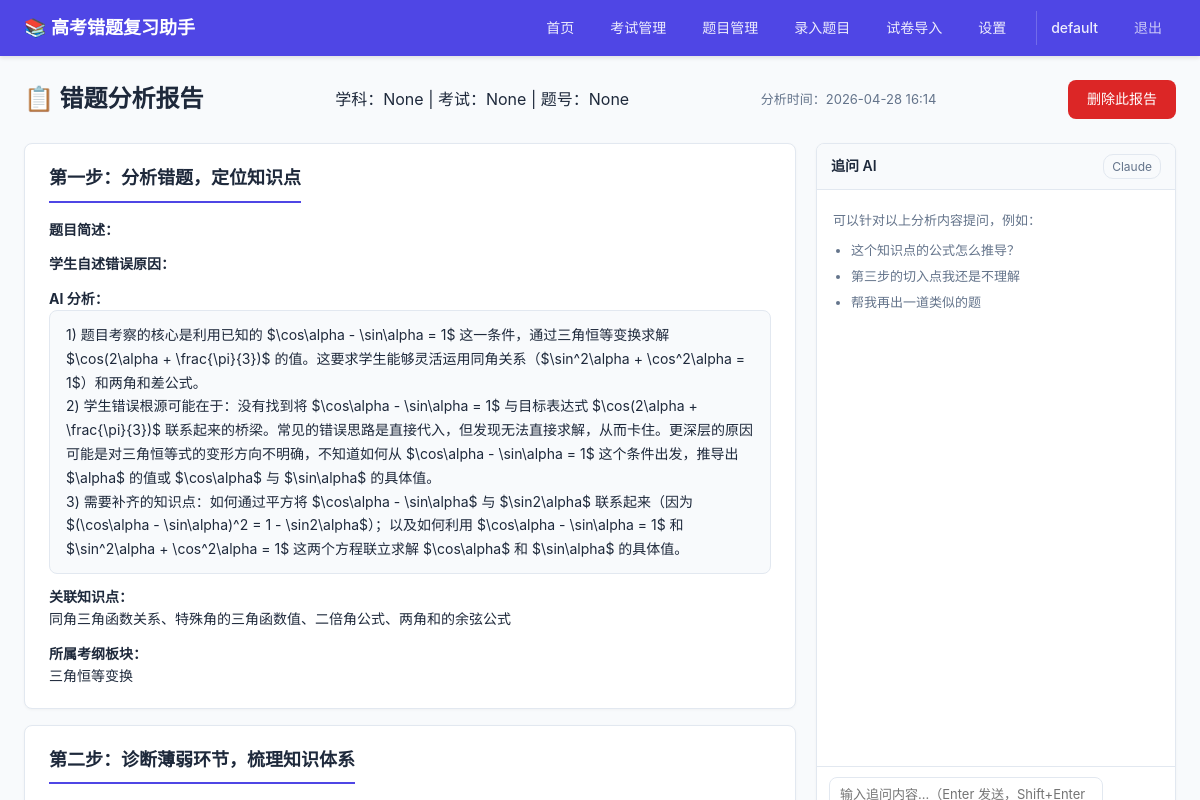
The page /analysis/1 (signed in, upper part) on the database as committed earlier.
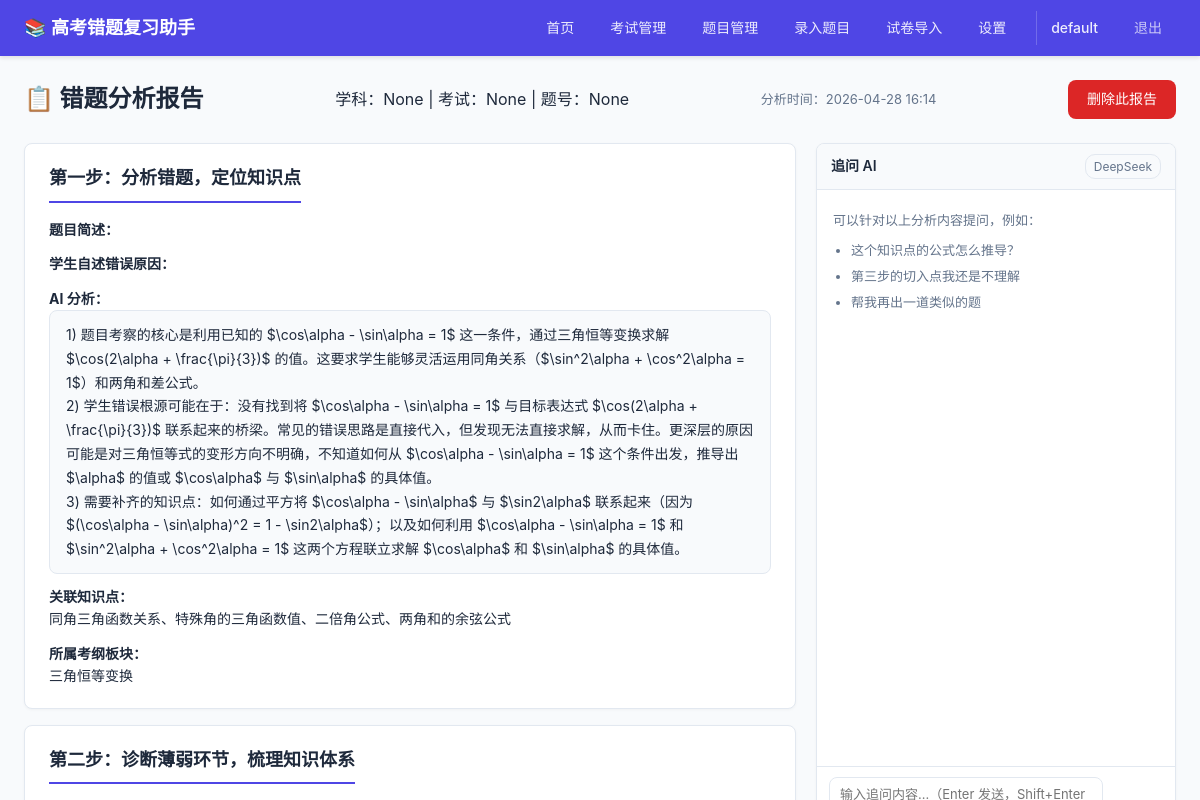
The same page on the database as committed later.
### tables this page shows
CREATE TABLE "settings" (
                id          INTEGER PRIMARY KEY AUTOINCREMENT,
                user_id     INTEGER NOT NULL DEFAULT 1,
                key         TEXT    NOT NULL,
                value       TEXT    NOT NULL,
                updated_at  TIMESTAMP DEFAULT CURRENT_TIMESTAMP,
                UNIQUE(user_id, key)
            );

### routes/analysis.py (the view)
@analysis_bp.route('/analysis/<int:analysis_id>')
@login_required
def view_analysis(analysis_id):
    user_id = session['user_id']
    analysis = get_analysis(analysis_id, user_id=user_id)
    if not analysis:
        flash('分析记录不存在或无权访问', 'error')
        return redirect(url_for('questions.list_questions'))
    from models.practice import get_practices_by_analysis
    from models.settings import get_analysis_method
    practices = get_practices_by_analysis(analysis_id)
    _MODE_LABELS = {
        'deepseek':    'DeepSeek',
        'anthropic':   'Claude',
        'doubao_seed': 'Doubao',
    }
    current_mode = get_analysis_method(user_id=user_id)
    chat_model = _MODE_LABELS.get(current_mode, current_mode)
    def safe_json(raw):
        if not raw:
            return None
        try:
            return json.loads(raw)
        except json.JSONDecodeError:
            return None
    return render_template('analysis/result.html', analysis=analysis, practices=practices,
                           chats=get_chats(analysis_id, user_id),
                           chat_model=chat_model,
                           step1=safe_json(analysis['step1_data']),
                           step2=safe_json(analysis['step2_data']),
                           step3=safe_json(analysis['step3_data']),
                           step4=safe_json(analysis['step4_data']))

### app.py (called while the page is built)
def localtime_filter(value, fmt='%Y-%m-%d %H:%M'):
    if not value:
        return ''
    try:
        dt = datetime.strptime(str(value)[:19], '%Y-%m-%d %H:%M:%S')
        dt = dt.replace(tzinfo=ZoneInfo('UTC')).astimezone(SHANGHAI_TZ)
        return dt.strftime(fmt)
    except (ValueError, TypeError):
        return str(value)

@app.before_request
def load_logged_in_user():
    user_id = session.get('user_id')
    g.current_user = get_user_by_id(user_id) if user_id else None

@app.context_processor
def inject_global_template_vars():
    return {
        'current_user': g.get('current_user'),
    }

### database/__init__.py (called while the page is built)
def get_db():
    if 'db' not in g:
        g.db = sqlite3.connect(DATABASE_PATH)
        g.db.row_factory = sqlite3.Row
        g.db.execute("PRAGMA foreign_keys = ON")
    return g.db

### models/analysis_chat.py (called while the page is built)
def get_chats(analysis_id, user_id):
    db = get_db()
    rows = db.execute(
        "SELECT role, content, created_at FROM analysis_chats "
        "WHERE analysis_id = ? AND user_id = ? ORDER BY created_at",
        (analysis_id, user_id)
    ).fetchall()
    return [dict(r) for r in rows]

### templates/analysis/result.html (shortened to what this page needs)
{% extends "base.html" %}
{% block content %}
<div class="page-header">
    <h1>📋 错题分析报告</h1>
    <p>学科：{{ analysis.subject_name }} | 考试：{{ analysis.exam_name }} | 题号：{{ analysis.question_number }}{{ analysis.sub_label or '' }}</p>
    <p class="analysis-date">分析时间：{{ analysis.created_at|localtime }}{% if analysis.model %} | 分析模型：{{ analysis.model }}{% endif %}</p>
    <div class="header-actions">
        <form method="POST" action="{{ url_for('analysis.delete_analysis_route', analysis_id=analysis.id) }}" onsubmit="return confirm('确定删除这条分析记录吗？')">
            <button type="submit" class="btn btn-danger">删除此报告</button>
        </form>
    </div>
</div>
<div class="analysis-layout">
    <div class="analysis-main">
        {% if step1 %}
        <div class="card">
            <h2>{{ step1.title }}</h2>
            <div class="analysis-section">
                <div class="field-item">
                    <strong>题目简述：</strong>
                </div>
                <div class="field-item">
                    <strong>学生自述错误原因：</strong>
                </div>
                <div class="field-item">
                    <strong>AI 分析：</strong>
                    <div class="analysis-text">{{ step1.ai_analysis }}</div>
                </div>
                <div class="field-item">
                    <strong>关联知识点：</strong>
                    <p>{{ step1.knowledge_points }}</p>
                </div>
                <div class="field-item">
                    <strong>所属考纲板块：</strong>
                    <p>{{ step1.syllabus_section }}</p>
                </div>
            </div>
        </div>
        {% endif %}
        {% if step2 %}
        <div class="card">
            <h2>{{ step2.title }}</h2>
        </div>
        {% endif %}
    </div>
    <div class="analysis-chat">
        <div class="chat-panel">
            <div class="chat-panel-header">
                <span>追问 AI</span>
                <span class="chat-model-badge">{{ chat_model }}</span>
            </div>
            <div class="chat-messages" id="chatMessages">
                {% if not chats %}
                <div class="chat-empty" id="chatEmpty">
                    <p>可以针对以上分析内容提问，例如：</p>
                    <ul>
                        <li>这个知识点的公式怎么推导？</li>
                        <li>第三步的切入点我还是不理解</li>
                        <li>帮我再出一道类似的题</li>
                    </ul>
                </div>
                {% else %}
                {% for msg in chats %}
                <div class="chat-msg chat-msg-{{ msg.role }}">
                    <div class="chat-msg-content">{{ msg.content }}</div>
                </div>
                {% endfor %}
                {% endif %}
            </div>
            <div class="chat-input-area">
                <textarea id="chatInput" placeholder="输入追问内容…（Enter 发送，Shift+Enter 换行）" rows="2"></textarea>
            </div>
        </div>
    </div>
</div>
{% endblock %}

Rows that differ between the two databases and show on the page:
now on this page (row edited): settings: value "DeepSeek"
Other text that changed with them:
{{ chat_model }}: "Claude" → (not shown)
